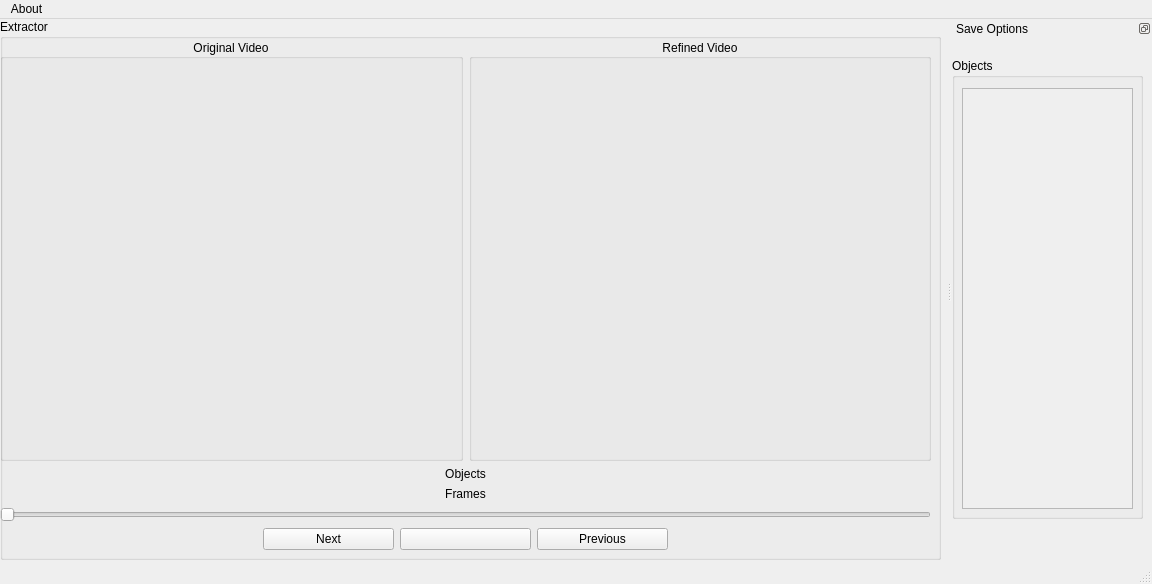
<?xml version="1.0" encoding="UTF-8"?>
<ui version="4.0">
 <class>MainWindow</class>
 <widget class="QMainWindow" name="MainWindow">
  <property name="geometry">
   <rect>
    <x>0</x>
    <y>0</y>
    <width>1152</width>
    <height>584</height>
   </rect>
  </property>
  <property name="windowTitle">
   <string>MainWindow</string>
  </property>
  <widget class="QWidget" name="centralwidget">
   <widget class="QWidget" name="horizontalLayoutWidget">
    <property name="geometry">
     <rect>
      <x>0</x>
      <y>0</y>
      <width>941</width>
      <height>541</height>
     </rect>
    </property>
    <layout class="QHBoxLayout" name="horizontalLayout">
     <item>
      <widget class="QGroupBox" name="extractor_box">
       <property name="title">
        <string>Extractor</string>
       </property>
       <widget class="QWidget" name="verticalLayoutWidget">
        <property name="geometry">
         <rect>
          <x>0</x>
          <y>20</y>
          <width>931</width>
          <height>511</height>
         </rect>
        </property>
        <layout class="QVBoxLayout" name="verticalLayout" stretch="7,0,0,2,2">
         <item>
          <layout class="QHBoxLayout" name="horizontalLayout_3">
           <item>
            <widget class="QGroupBox" name="original_box">
             <property name="title">
              <string>Original Video</string>
             </property>
             <property name="alignment">
              <set>Qt::AlignCenter</set>
             </property>
            </widget>
           </item>
           <item>
            <widget class="QGroupBox" name="refined_box">
             <property name="title">
              <string>Refined Video</string>
             </property>
             <property name="alignment">
              <set>Qt::AlignCenter</set>
             </property>
            </widget>
           </item>
          </layout>
         </item>
         <item>
          <widget class="QLabel" name="objects_label">
           <property name="text">
            <string>Objects</string>
           </property>
           <property name="alignment">
            <set>Qt::AlignCenter</set>
           </property>
          </widget>
         </item>
         <item>
          <widget class="QLabel" name="frames_label">
           <property name="text">
            <string>Frames</string>
           </property>
           <property name="alignment">
            <set>Qt::AlignCenter</set>
           </property>
          </widget>
         </item>
         <item>
          <widget class="QSlider" name="slider">
           <property name="focusPolicy">
            <enum>Qt::NoFocus</enum>
           </property>
           <property name="orientation">
            <enum>Qt::Horizontal</enum>
           </property>
          </widget>
         </item>
         <item>
          <layout class="QHBoxLayout" name="horizontalLayout_2" stretch="2,1,1,1,2">
           <item>
            <spacer name="horizontalSpacer">
             <property name="orientation">
              <enum>Qt::Horizontal</enum>
             </property>
             <property name="sizeHint" stdset="0">
              <size>
               <width>20</width>
               <height>10</height>
              </size>
             </property>
            </spacer>
           </item>
           <item>
            <widget class="QPushButton" name="next_bnt">
             <property name="focusPolicy">
              <enum>Qt::NoFocus</enum>
             </property>
             <property name="text">
              <string>Next</string>
             </property>
            </widget>
           </item>
           <item>
            <widget class="QPushButton" name="play_bnt">
             <property name="focusPolicy">
              <enum>Qt::NoFocus</enum>
             </property>
             <property name="text">
              <string/>
             </property>
            </widget>
           </item>
           <item>
            <widget class="QPushButton" name="previous_bnt">
             <property name="focusPolicy">
              <enum>Qt::NoFocus</enum>
             </property>
             <property name="text">
              <string>Previous</string>
             </property>
            </widget>
           </item>
           <item>
            <spacer name="horizontalSpacer_2">
             <property name="orientation">
              <enum>Qt::Horizontal</enum>
             </property>
             <property name="sizeHint" stdset="0">
              <size>
               <width>30</width>
               <height>10</height>
              </size>
             </property>
            </spacer>
           </item>
          </layout>
         </item>
        </layout>
       </widget>
      </widget>
     </item>
    </layout>
   </widget>
  </widget>
  <widget class="QMenuBar" name="menubar">
   <property name="geometry">
    <rect>
     <x>0</x>
     <y>0</y>
     <width>1152</width>
     <height>22</height>
    </rect>
   </property>
   <widget class="QMenu" name="menuAbout">
    <property name="title">
     <string>About</string>
    </property>
   </widget>
   <addaction name="menuAbout"/>
  </widget>
  <widget class="QStatusBar" name="statusbar"/>
  <widget class="QDockWidget" name="dockWidget_2">
   <property name="minimumSize">
    <size>
     <width>200</width>
     <height>400</height>
    </size>
   </property>
   <property name="features">
    <set>QDockWidget::DockWidgetFloatable|QDockWidget::DockWidgetMovable</set>
   </property>
   <property name="windowTitle">
    <string>Save Options</string>
   </property>
   <attribute name="dockWidgetArea">
    <number>2</number>
   </attribute>
   <widget class="QWidget" name="dockWidgetContents_2">
    <widget class="QGroupBox" name="groupBox_4">
     <property name="geometry">
      <rect>
       <x>0</x>
       <y>20</y>
       <width>191</width>
       <height>461</height>
      </rect>
     </property>
     <property name="title">
      <string>Objects</string>
     </property>
     <widget class="QScrollArea" name="scroll_area">
      <property name="geometry">
       <rect>
        <x>10</x>
        <y>30</y>
        <width>171</width>
        <height>421</height>
       </rect>
      </property>
      <property name="widgetResizable">
       <bool>true</bool>
      </property>
      <widget class="QWidget" name="scrollAreaWidgetContents">
       <property name="geometry">
        <rect>
         <x>0</x>
         <y>0</y>
         <width>169</width>
         <height>419</height>
        </rect>
       </property>
      </widget>
     </widget>
    </widget>
   </widget>
  </widget>
 </widget>
 <resources/>
 <connections/>
</ui>
